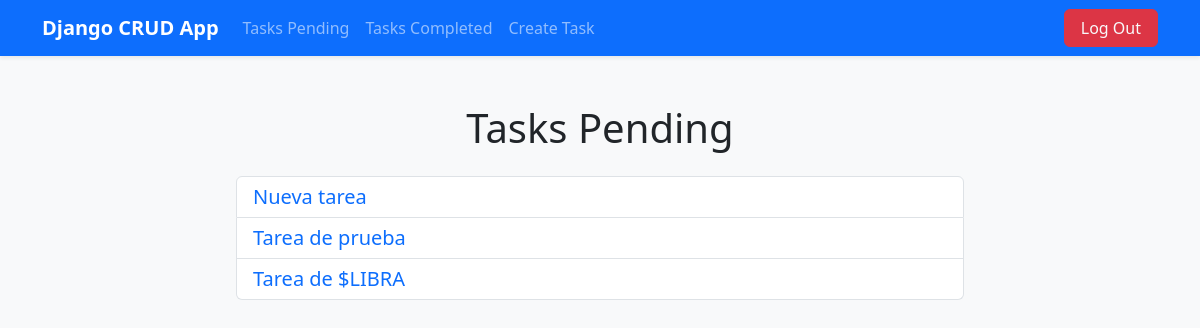
Screenshot of /tasks/ (signed in) with the database file from the repository.
### crud/models.py (models this page shows, shortened)
class Task(models.Model):
    title = models.CharField(max_length=50)
    description = models.TextField(blank=True)
    created = models.DateTimeField(auto_now_add=True)
    datecompleted = models.DateTimeField(null=True, blank=True)
    important = models.BooleanField(default=False)
    user = models.ForeignKey(User, on_delete=models.CASCADE)

### crud/views.py (the view)
# urls.py: path('tasks/', crud_views.tasks, name='tasks'),  # Aquí sí es de "crud"
@login_required
def tasks(request):
    tasks = Task.objects.filter(user = request.user, datecompleted__isnull = True)
    return render(request, 'tasks.html',{
        'tasks': tasks
    })

### crud/templates/tasks.html (shortened to what this page needs)
{% extends 'base.html' %}
{% block content %}
    <div class="container mt-5 d-flex justify-content-center">
        <div class="col-12 col-md-8 col-lg-8">
            <h1 class="text-center mb-4">
                {% if request.path == '/tasks/' %}
                    Tasks Pending
                {% else %}
                    Completed Tasks
                {% endif %}
            </h1>
            <ul class="list-group">
                {% for task in tasks %}
                    <li class="list-group-item d-flex justify-content-between align-items-center">
                        <a href="{% url 'task_detail' task.id %}" class="text-decoration-none flex-grow-1">
                            <h5 class="mb-0 text-truncate">{{ task.title }}</h5>
                        </a>
                    </li>
                {% endfor %}
            </ul>
        </div>
    </div>
{% endblock %}

### rows the page displays
Task: title "Nueva tarea"
Task: title "Tarea de prueba"
Task: title "Tarea de $LIBRA"
